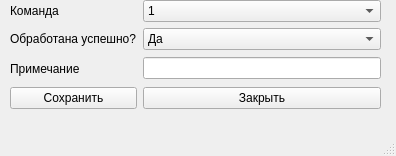
<?xml version="1.0" encoding="UTF-8"?>
<ui version="4.0">
 <class>DocW</class>
 <widget class="QMainWindow" name="DocW">
  <property name="geometry">
   <rect>
    <x>0</x>
    <y>0</y>
    <width>396</width>
    <height>156</height>
   </rect>
  </property>
  <property name="windowTitle">
   <string>MainWindow</string>
  </property>
  <widget class="QWidget" name="centralwidget">
   <widget class="QWidget" name="gridLayoutWidget">
    <property name="geometry">
     <rect>
      <x>10</x>
      <y>0</y>
      <width>371</width>
      <height>109</height>
     </rect>
    </property>
    <layout class="QGridLayout" name="gridLayout">
     <item row="3" column="0" rowspan="2">
      <widget class="QLabel" name="label_3">
       <property name="text">
        <string>Примечание</string>
       </property>
      </widget>
     </item>
     <item row="5" column="0">
      <widget class="QPushButton" name="pushButton">
       <property name="enabled">
        <bool>true</bool>
       </property>
       <property name="text">
        <string>Сохранить</string>
       </property>
      </widget>
     </item>
     <item row="2" column="0">
      <widget class="QLabel" name="label_2">
       <property name="text">
        <string>Обработана успешно?</string>
       </property>
      </widget>
     </item>
     <item row="5" column="1">
      <widget class="QPushButton" name="pushButton_2">
       <property name="text">
        <string>Закрыть</string>
       </property>
      </widget>
     </item>
     <item row="0" column="1">
      <widget class="QComboBox" name="comboBox_3">
       <item>
        <property name="text">
         <string>1</string>
        </property>
       </item>
       <item>
        <property name="text">
         <string>2</string>
        </property>
       </item>
      </widget>
     </item>
     <item row="0" column="0">
      <widget class="QLabel" name="label">
       <property name="text">
        <string>Команда</string>
       </property>
      </widget>
     </item>
     <item row="2" column="1">
      <widget class="QComboBox" name="comboBox">
       <property name="enabled">
        <bool>true</bool>
       </property>
       <item>
        <property name="text">
         <string>Да</string>
        </property>
       </item>
       <item>
        <property name="text">
         <string>Нет</string>
        </property>
       </item>
       <item>
        <property name="text">
         <string>3</string>
        </property>
       </item>
       <item>
        <property name="text">
         <string>4</string>
        </property>
       </item>
      </widget>
     </item>
     <item row="3" column="1" rowspan="2">
      <widget class="QLineEdit" name="lineEdit">
       <property name="enabled">
        <bool>true</bool>
       </property>
      </widget>
     </item>
    </layout>
   </widget>
  </widget>
  <widget class="QMenuBar" name="menubar">
   <property name="geometry">
    <rect>
     <x>0</x>
     <y>0</y>
     <width>396</width>
     <height>21</height>
    </rect>
   </property>
  </widget>
  <widget class="QStatusBar" name="statusbar"/>
 </widget>
 <resources/>
 <connections/>
</ui>
